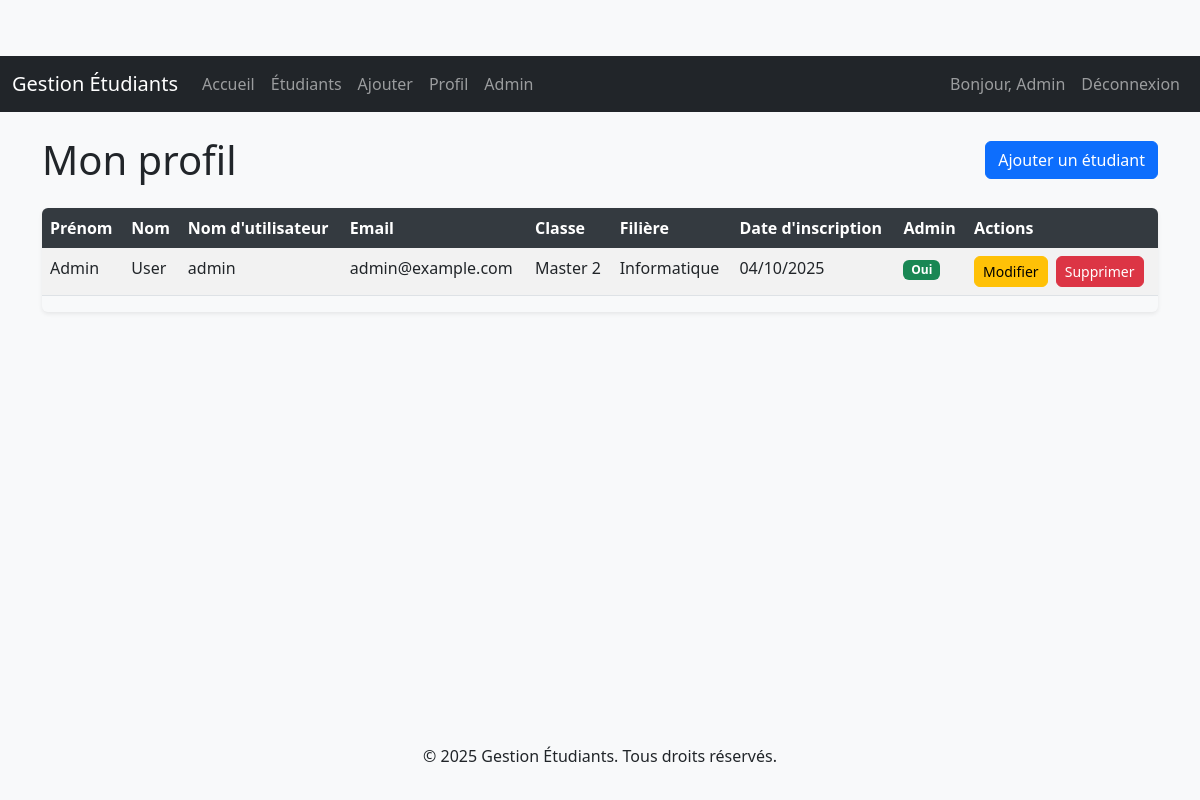
Page /profil (signed in) on the committed database.
### models.py (models this page shows, shortened)
class User(db.Model, UserMixin):
    id = db.Column(db.Integer, primary_key=True)
    username = db.Column(db.String(20), unique=True, nullable=False)
    email = db.Column(db.String(120), unique=True, nullable=False)
    password_hash = db.Column(db.String(128), nullable=False)
    is_admin = db.Column(db.Boolean, default=False)
    first_name = db.Column(db.String(50), nullable=False)
    last_name = db.Column(db.String(50), nullable=False)
    class_level = db.Column(db.String(10), nullable=False)
    filiere = db.Column(db.String(50), nullable=False)
    date_registered = db.Column(db.DateTime, nullable=False, default=datetime.utcnow)

### app.py (the view)
@app.route("/profil")
@login_required
def profil():
    return render_template("etudiants.html", title="Mon profil", users=[current_user], CLASSES=CLASSES, FILIERES=FILIERES)

### app.py (called while the page is built)
@login_manager.user_loader
def load_user(user_id):
    return User.query.get(int(user_id))

### templates/etudiants.html (shortened to what this page needs)
{% extends "base.html" %}
{% block content %}
    <div class="d-flex justify-content-between align-items-center mb-4">
        <h1 class="mb-0">{{ title }}</h1>
        {% if current_user.is_admin %}
            <a href="{{ url_for('ajouter_etudiants') }}" class="btn btn-primary">Ajouter un étudiant</a>
        {% endif %}
    </div>
    {% if users %}
        <div class="table-responsive">
            <table class="table table-striped table-hover">
                <thead class="table-dark">
                    <tr>
                        <th>Prénom</th>
                        <th>Nom</th>
                        <th>Nom d'utilisateur</th>
                        <th>Email</th>
                        <th>Classe</th>
                        <th>Filière</th>
                        <th>Date d'inscription</th>
                        {% if current_user.is_authenticated and current_user.is_admin %}
                            <th>Admin</th>
                            <th>Actions</th>
                        {% endif %}
                    </tr>
                </thead>
                <tbody>
                    {% for user in users %}
                        <tr>
                            <td>{{ user.first_name }}</td>
                            <td>{{ user.last_name }}</td>
                            <td>{{ user.username }}</td>
                            <td>{{ user.email }}</td>
                            <td>
                                {% for code, name in CLASSES %}
                                    {% if code == user.class_level %}
                                        {{ name }}
                                    {% endif %}
                                {% endfor %}
                            </td>
                            <td>
                                {% for code, name in FILIERES %}
                                    {% if code == user.filiere %}
                                        {{ name }}
                                    {% endif %}
                                {% endfor %}
                            </td>
                            <td>{{ user.date_registered.strftime('%d/%m/%Y') }}</td>
                            {% if current_user.is_authenticated and current_user.is_admin %}
                                <td>
                                    {% if user.is_admin %}
                                        <span class="badge bg-success">Oui</span>
                                    {% else %}
                                        <span class="badge bg-secondary">Non</span>
                                    {% endif %}
                                </td>
                                <td>
                                    <a href="{{ url_for('modifier_etudiants', user_id=user.id) }}" class="btn btn-sm btn-warning me-1">Modifier</a>
                                    <button type="button" class="btn btn-sm btn-danger" data-bs-toggle="modal" data-bs-target="#confirmDeleteModal-{{ user.id }}">
                                        Supprimer
                                    </button>
                                </td>
                            {% endif %}
                        </tr>
                    {% endfor %}
                </tbody>
            </table>
        </div>
    {% else %}
        <p class="alert alert-info">Aucun étudiant enregistré pour le moment.</p>
    {% endif %}
{% endblock content %}

### templates/base.html (shortened to what this page needs)
<!DOCTYPE html>
<html lang="fr">
<head>
    <link href="https://cdn.jsdelivr.net/npm/bootstrap@5.3.0/dist/css/bootstrap.min.css" rel="stylesheet">
    <link rel="stylesheet" href="{{ url_for('static', filename='css/style.css') }}">
</head>
<body>
    <header class="mb-4">
        <nav class="navbar navbar-expand-lg navbar-dark bg-dark">
            <div class="container-fluid">
                <a class="navbar-brand" href="{{ url_for('home') }}">Gestion Étudiants</a>
                <div class="collapse navbar-collapse" id="navbarNav">
                    <ul class="navbar-nav me-auto">
                        <li class="nav-item">
                            <a class="nav-link" href="{{ url_for('home') }}">Accueil</a>
                        </li>
                        <li class="nav-item">
                            <a class="nav-link" href="{{ url_for('students') }}">Étudiants</a>
                        </li>
                        {% if current_user.is_authenticated %}
                            {% if current_user.is_admin %}
                            <li class="nav-item">
                                <a class="nav-link" href="{{ url_for('ajouter_etudiants') }}">Ajouter</a>
                            </li>
                            {% endif %}
                            <li class="nav-item">
                                <a class="nav-link" href="{{ url_for('profil') }}">Profil</a>
                            </li>
                            {% if current_user.is_admin %}
                            <li class="nav-item">
                                <a class="nav-link" href="{{ url_for('admin_panel') }}">Admin</a>
                            </li>
                            {% endif %}
                        {% endif %}
                    </ul>
                    <ul class="navbar-nav">
                        {% if current_user.is_authenticated %}
                            <li class="nav-item">
                                <a class="nav-link" href="{{ url_for('students') }}">Bonjour, {{ current_user.first_name }}</a>
                            </li>
                            <li class="nav-item">
                                <a class="nav-link" href="{{ url_for('logout') }}">Déconnexion</a>
                            </li>
                        {% endif %}
                    </ul>
                </div>
            </div>
        </nav>
    </header>
    <main role="main" class="container">
        {% block content %}{% endblock %}
    </main>
    <footer class="mt-5 py-3 bg-light text-center">
        <div class="container">
            <p>&copy; 2025 Gestion Étudiants. Tous droits réservés.</p>
        </div>
    </footer>
</body>
</html>

### static/css/style.css (style rules this page uses)
body { padding-top: 56px; min-height: 100vh; display: flex; flex-direction: column; background-color: #f8f9fa; }
main { flex: 1; }
.table-responsive { border-radius: 0.375rem; box-shadow: 0 0.125rem 0.25rem rgba(0, 0, 0, 0.075); }
.table thead th { background-color: #343a40; color: white; border: none; }
.btn { border-radius: 0.375rem; }

### rows in the picture
User: first_name "Admin", last_name "User", username "admin", email "admin@example.com", CLASSES "Master 2", FILIERES "Informatique", date_registered "04/10/2025", is_admin "Oui"

### other values in the picture
{{ title }} "Mon profil"
